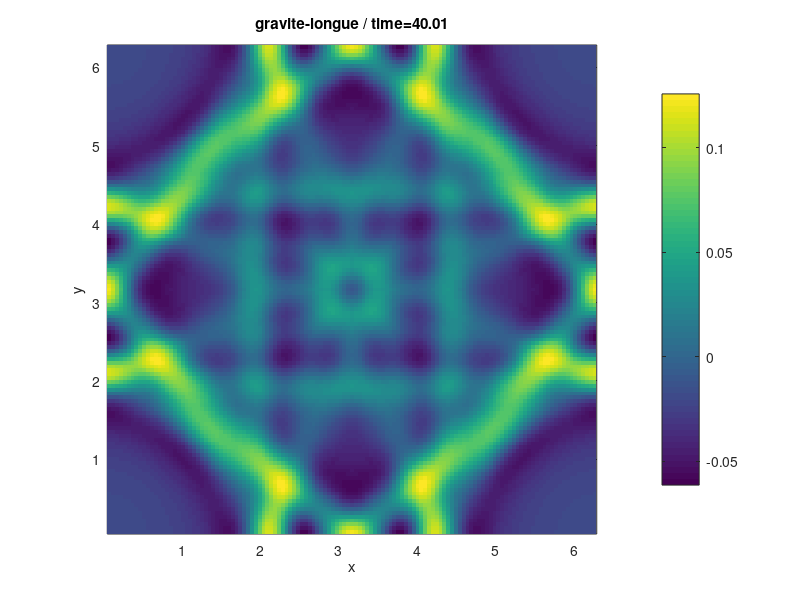

Source code (MATLAB):
function wave2D
%wave2D résoud la propagation d'ondes dans un milieu bipériodique
% pour différentes relations de dispersion:
%
% gravito-inertie: omega=sqrt(1+k2*coef)
%
% rossby         : omega=-kxx./(1+k2*coef)
% 
% interne        : omega=abs(kyy)./kk
%
% gravite        : omega=sqrt(kk.*tanh(kk*coef))
%
% gravite-courte : omega=sqrt(kk)
%
% gravite-longue : omega=kk
%
% où coef est un paramètre fixé
%
% Il calcule soit un problème aux conditions initiales,
% soit le sillage formé par un objet en déplacement,
% lui-même en translation ou oscillant


%% paramètres à régler par l'utilisateur
type_onde='gravite-longue';
type_probleme='CI'; % 'CI' ou 'objet'
type_mouvement='translation'; % 'translation' ou 'oscillation'
tend=40;%duree d'intégration
tplot=.5;%durée entre deux affichages à l'écran
coef=0.1; % coefficient entrant dans la relation de dispersion
damping=0e-4; % coefficient d'atténuation (dissipation)
U0=0.2; % vitesse de déplacement
theta=0; % angle du déplacement par rapport à l'axe des x (en degres)
nx=128;% nombre de points en x et en y (doit être une puissance de 2)

%% paramètres déduits + définition des variables
dx=2*pi/nx; % domaine [0 2*pi]x[0 2*pi]
x=(1:nx)*dx;% pas de grille
[xx,yy]=meshgrid(x,x);

kx=[0:nx/2 -nx/2+1:-1];% nombre d'onde selon x
[kxx,kyy]=meshgrid(kx,kx);
k2=kxx.^2+kyy.^2;
kk=sqrt(k2); % tableau contenant la norme du vecteur d'onde

dt=dx*.5; % pas de temps
nt=ceil(tend/dt); % nombre de pas de temps

r2=(xx-pi).^2+(yy-pi).^2;
sig=0.2; % largeur gaussienne
phi=exp(-r2/(2*sig^2)); % gaussienne de perturbation
hphi0=fft2(phi);%amplitude de Fourier complexe de la perturbation

% vecteur d'onde projeté selon le mouvement de l'objet
alpha=theta*pi/180;
kalpha=cos(alpha)*kxx+sin(alpha)*kyy;
if strcmp(type_probleme,'objet')
    hphi=hphi0*0;
else
    hphi=hphi0;
end

% on choisit la relation de dispersion
switch type_onde
    case 'gravito-inertie'
        omega=sqrt(1+k2*coef)*.2;
    case 'rossby'
        omega=-kxx./(1+k2*coef);
    case 'interne'
        omega=abs(kxx)./(kk+1e-6); % on ajoute 1e-6 pour éviter la division par 0
    case 'gravite'
        omega=sqrt(kk.*tanh(kk*coef))*.2;
    case 'gravite-courte'
        omega=sqrt(kk)*.5; 
    case 'gravite-longue'
        omega=kk*.5; % *.2 pour qu'elles n'aillent pas trop vite
end

% force à ce que la fenêtre soit à peu près carrée
clf
set(gcf,'position',[1 1 600 570])

maxi=max(abs(phi(:)));

%% boucle temporelle
for kt=0:nt
    t=kt*dt; %temps absolu
    
    % chaque amplitude est multipliée par son changement de phase
    % c'est le COEUR du calcul
    hphi=hphi.*exp(-1i*dt*omega);
    
    if strcmp(type_probleme,'objet')
        switch type_mouvement
            case 'translation'
                U=U0*(1-exp(-t/10)); % objet en translation
            case 'oscillation'
                U=U0*sin(t*2*pi/12); % object oscillant     
        end
        % l'objet se comporte comme une source pour l'amplitude complexe
        hphi=hphi-(dt*1i*U)*kalpha.*hphi0.*exp(-1i*t*U*kalpha);
%        hphi=hphi+dt*hphi0.*exp(-1i*t*U*kalpha);
    end
    
    if(damping~=0)
        % on ajoute du damping si besoin est
        hphi=hphi-hphi.*kk*damping;
    end
    
    if(floor(t/tplot)-floor( (t-dt)/tplot)==1) % n'affiche que tous les 'tplot'
        % reconstruit la solution dans l'espace physique=Fourier inverse
        phi=real(ifft2(hphi)); 
        pcolor(xx,yy,phi); shading flat
        axis xy;axis equal;
        %caxis([-1 1]*maxi*.2)
        xlabel('x')
        ylabel('y')
        title(sprintf('%s / time=%4.2f',type_onde,t))
        colorbar
        drawnow
    end
end